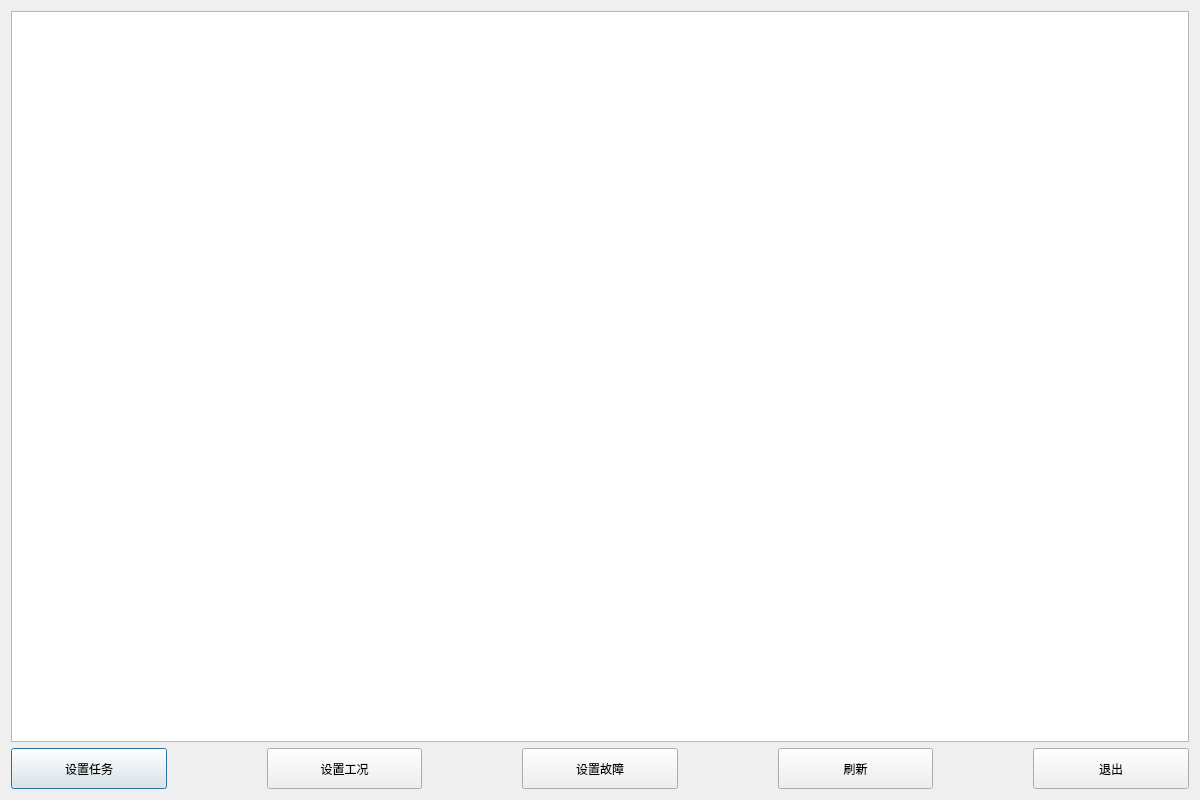
<?xml version="1.0" encoding="UTF-8"?>
<ui version="4.0">
 <class>CLoginStudentTable</class>
 <widget class="QDialog" name="CLoginStudentTable">
  <property name="geometry">
   <rect>
    <x>0</x>
    <y>0</y>
    <width>1200</width>
    <height>800</height>
   </rect>
  </property>
  <property name="windowTitle">
   <string>当前登录学员</string>
  </property>
  <layout class="QGridLayout" name="gridLayout">
   <item row="0" column="0">
    <widget class="QTableView" name="viewLoginStudent"/>
   </item>
   <item row="1" column="0">
    <layout class="QHBoxLayout" name="horizontalLayout">
     <property name="spacing">
      <number>100</number>
     </property>
     <item>
      <widget class="QPushButton" name="buttonTask">
       <property name="minimumSize">
        <size>
         <width>121</width>
         <height>41</height>
        </size>
       </property>
       <property name="styleSheet">
        <string notr="true">font: 12pt &quot;宋体&quot;;</string>
       </property>
       <property name="text">
        <string>设置任务</string>
       </property>
      </widget>
     </item>
     <item>
      <widget class="QPushButton" name="buttonScene">
       <property name="minimumSize">
        <size>
         <width>121</width>
         <height>41</height>
        </size>
       </property>
       <property name="styleSheet">
        <string notr="true">font: 12pt &quot;宋体&quot;;</string>
       </property>
       <property name="text">
        <string>设置工况</string>
       </property>
      </widget>
     </item>
     <item>
      <widget class="QPushButton" name="buttonFault">
       <property name="minimumSize">
        <size>
         <width>121</width>
         <height>41</height>
        </size>
       </property>
       <property name="styleSheet">
        <string notr="true">font: 12pt &quot;宋体&quot;;</string>
       </property>
       <property name="text">
        <string>设置故障</string>
       </property>
      </widget>
     </item>
     <item>
      <widget class="QPushButton" name="buttonRefresh">
       <property name="minimumSize">
        <size>
         <width>121</width>
         <height>41</height>
        </size>
       </property>
       <property name="styleSheet">
        <string notr="true">font: 12pt &quot;宋体&quot;;</string>
       </property>
       <property name="text">
        <string>刷新</string>
       </property>
      </widget>
     </item>
     <item>
      <widget class="QPushButton" name="buttonExit">
       <property name="minimumSize">
        <size>
         <width>121</width>
         <height>41</height>
        </size>
       </property>
       <property name="styleSheet">
        <string notr="true">font: 12pt &quot;宋体&quot;;</string>
       </property>
       <property name="text">
        <string>退出</string>
       </property>
      </widget>
     </item>
    </layout>
   </item>
  </layout>
 </widget>
 <tabstops>
  <tabstop>buttonTask</tabstop>
  <tabstop>buttonExit</tabstop>
 </tabstops>
 <resources/>
 <connections>
  <connection>
   <sender>buttonExit</sender>
   <signal>clicked()</signal>
   <receiver>CLoginStudentTable</receiver>
   <slot>reject()</slot>
   <hints>
    <hint type="sourcelabel">
     <x>731</x>
     <y>474</y>
    </hint>
    <hint type="destinationlabel">
     <x>412</x>
     <y>254</y>
    </hint>
   </hints>
  </connection>
 </connections>
</ui>
